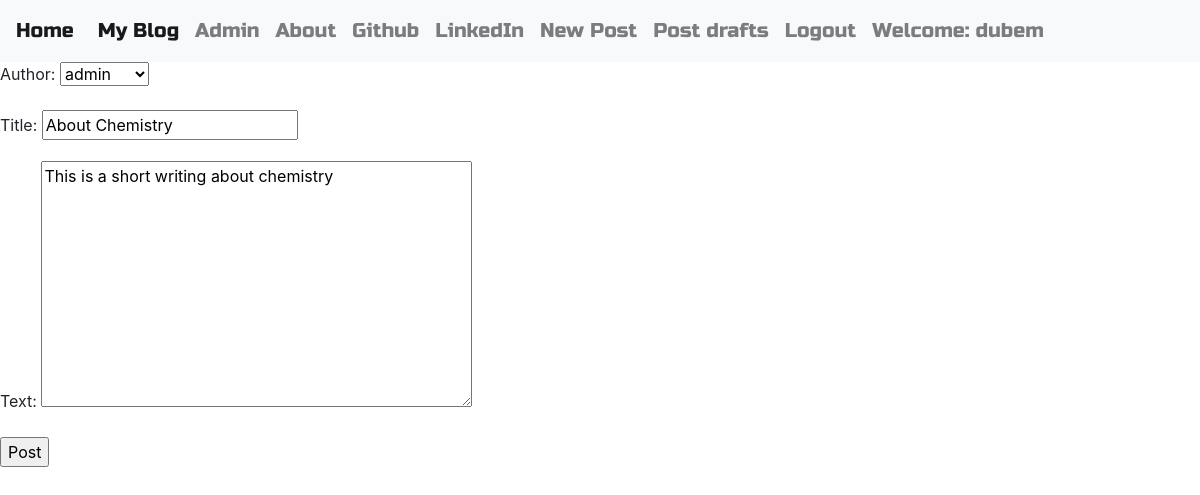
Screenshot of /edit/2/ (signed in) with the database file from the repository.
### blog/models.py (models this page shows, shortened)
class Post(models.Model):
    author = models.ForeignKey("auth.User", on_delete=models.CASCADE)
    title = models.CharField(max_length=200)
    text = models.TextField()
    create_date = models.DateTimeField(default=timezone.now)
    published_date = models.DateTimeField(blank=True, null=True)

### blog/views.py (the view)
# urls.py: path('edit/<int:pk>/', views.PostUpdateView.as_view(), name='post_edit'),
class PostUpdateView(LoginRequiredMixin, UpdateView):
    login_url = '/login/'
    redirect_field_name ='blog/post_detail.html'
    form_class = PostForm
    model = Post

### blog/forms.py
class PostForm(forms.ModelForm):
    class Meta:
        model = Post
        fields = ['author', 'title', 'text']
        widget = {
            'title': forms.TextInput(attrs={'class': 'textinputclass'}),
            'text': forms.Textarea(attrs={'class': 'editable medium-editor-textarea postcontent'}),
        }

### blog/templates/blog/post_form.html (shortened to what this page needs)
{% extends "blog/base.html" %}
{% block body_block %}
{% if user.is_authenticated %}
<form method="post" class='post-form'>
    {{form.as_p}}
    <input type="submit" value="Post">
</form>
{% else %}
<a class='btn btn-primary' href={% url "blog:login" %}>Login</a>
{% endif %}
{% endblock %}

### blog/templates/blog/base.html (shortened to what this page needs)
<!DOCTYPE html>
{% load static %}
<html lang="en" dir="ltr">
  <head>
    <link rel="stylesheet" href="https://stackpath.bootstrapcdn.com/bootstrap/4.3.1/css/bootstrap.min.css">
    <link rel="stylesheet" href="//cdn.jsdelivr.net/npm/medium-editor@latest/dist/css/medium-editor.min.css" type="text/css" media="screen" charset="utf-8">
    <link rel='stylesheet', href={% static 'css/blog.css' %}>
  </head>
  <body class="loader">
    <nav class="navbar navbar-expand-lg navbar-light bg-light">
        <a class="navbar-brand" href={% url "blog:index"%}>Home</a>
        <div class="collapse navbar-collapse" id="navbarNav">
            <ul class="navbar-nav">
                <li class="nav-item active"><a class="nav-link" href={% url "blog:post_list" %}>My Blog<span class="sr-only">(current)</span></a></li>
                <li class="nav-item"><a class="nav-link" href={% url "admin:index" %}>Admin</a></li>
                <li class="nav-item"><a class="nav-link" href={% url "blog:about" %}>About</a></li>
                <li class="nav-item"><a class="nav-link" href='https://www.github.com'>Github</a></li>
                <li class="nav-item"><a class="nav-link" href='https://www.linkedin.com'>LinkedIn</a></li>
                {% if user.is_authenticated %}
                <li><a class="nav-link"href={% url "blog:post_new"%}>New Post</a></li>
                <li class="nav-item">
                    <a class="nav-link"href={% url "blog:post_draft_list"%}>Post drafts</a>
                </li>
                <li class="nav-item">
                    <a class="nav-link" href={% url "blog:logout"%}>Logout</a>
                </li>
                <li class="nav-link">Welcome: {{user.username}}</li>
                {% else %}
                <li class="nav-item ml-auto">
                    <a class="nav-link" href={% url "blog:login" %}>Login</a>
                </li>
                {% endif %}
            </ul>
        </div>
    </nav>
    {% block body_block %}{% endblock %}
</body>
</html>

### blog/static/css/blog.css (style rules this page uses)
.bg-light { font-family: 'Russo One', serif; font-size: 20px; }
.loader { filter:hue-rotate(0deg); color:linear-gradient(45deg,#0f8,#08f) !important; animation:hue 10000ms infinite linear; }

### rows the page displays
Post: author "admin", title "About Chemistry", text "This is a short writing about chemistry"

### other values shown
{{ user.username }} "dubem"
